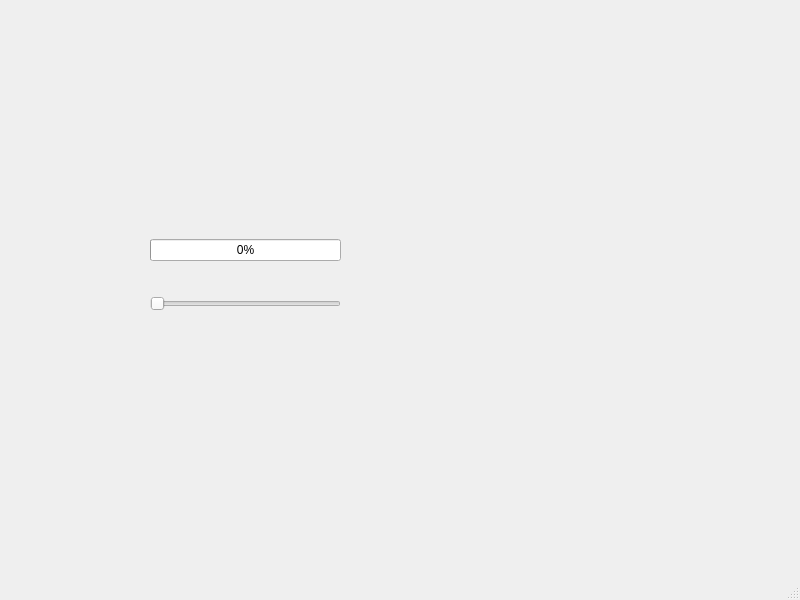
<?xml version="1.0" encoding="UTF-8"?>
<ui version="4.0">
 <class>MainWindow</class>
 <widget class="QMainWindow" name="MainWindow">
  <property name="geometry">
   <rect>
    <x>0</x>
    <y>0</y>
    <width>800</width>
    <height>600</height>
   </rect>
  </property>
  <property name="windowTitle">
   <string>MainWindow</string>
  </property>
  <widget class="QWidget" name="centralwidget">
   <widget class="QWidget" name="">
    <property name="geometry">
     <rect>
      <x>150</x>
      <y>210</y>
      <width>191</width>
      <height>131</height>
     </rect>
    </property>
    <layout class="QVBoxLayout" name="verticalLayout">
     <item>
      <widget class="QProgressBar" name="progressBar">
       <property name="value">
        <number>0</number>
       </property>
      </widget>
     </item>
     <item>
      <widget class="QSlider" name="horizontalSlider">
       <property name="maximum">
        <number>100</number>
       </property>
       <property name="orientation">
        <enum>Qt::Orientation::Horizontal</enum>
       </property>
      </widget>
     </item>
    </layout>
   </widget>
  </widget>
  <widget class="QMenuBar" name="menubar">
   <property name="geometry">
    <rect>
     <x>0</x>
     <y>0</y>
     <width>800</width>
     <height>26</height>
    </rect>
   </property>
  </widget>
  <widget class="QStatusBar" name="statusbar"/>
 </widget>
 <resources/>
 <connections>
  <connection>
   <sender>horizontalSlider</sender>
   <signal>valueChanged(int)</signal>
   <receiver>progressBar</receiver>
   <slot>setValue(int)</slot>
   <hints>
    <hint type="sourcelabel">
     <x>233</x>
     <y>324</y>
    </hint>
    <hint type="destinationlabel">
     <x>233</x>
     <y>269</y>
    </hint>
   </hints>
  </connection>
 </connections>
</ui>
